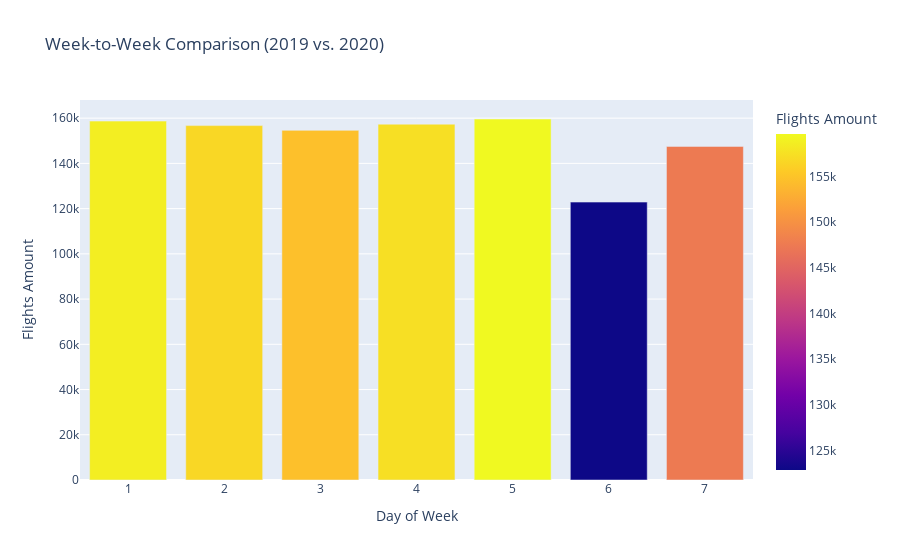

Notebook code cell kept with this figure:
### Markdown cell above
Tutaj stwórz odpowiedni wykres, zapisz do na później pod nazwą `day_to_day_comparision_fig`. Pamiętaj o dobrych praktykach - niech wykres posiada wszystkie opisy oraz opisowe etykiety osi.

### Code cell
day_to_day_comparision_fig = px.bar(day_to_day_comparision_df, 
                                     x='day_of_week', 
                                     y='flights_amount', 
                                     color='flights_amount', 
                                     barmode='group', 
                                     labels={'flights_amount': 'Flights Amount', 'day_of_week': 'Day of Week', 'year': 'Year'},
                                     title='Week-to-Week Comparison (2019 vs. 2020)')


day_to_day_comparision_fig.show()

### Figure 1 — Plotly figure (JSON) as saved in the notebook; plotly's stock layout.template omitted (floating-point values rounded to 4 significant figures)
{"data": [{"alignmentgroup": "True", "hovertemplate": "Day of Week=%{x}<br>Flights Amount=%{marker.color}<extra></extra>", "legendgroup": "", "marker": {"color": [158693, 156704, 154610, 157352, 159632, 122884, 147516], "coloraxis": "coloraxis", "pattern": {"shape": ""}}, "name": "", "offsetgroup": "", "orientation": "v", "showlegend": false, "textposition": "auto", "type": "bar", "x": [1, 2, 3, 4, 5, 6, 7], "xaxis": "x", "y": [158693, 156704, 154610, 157352, 159632, 122884, 147516], "yaxis": "y"}], "layout": {"barmode": "group", "coloraxis": {"colorbar": {"title": {"text": "Flights Amount"}}, "colorscale": [[0, "#0d0887"], [0.1111, "#46039f"], [0.2222, "#7201a8"], [0.3333, "#9c179e"], [0.4444, "#bd3786"], [0.5556, "#d8576b"], [0.6667, "#ed7953"], [0.7778, "#fb9f3a"], [0.8889, "#fdca26"], [1, "#f0f921"]]}, "legend": {"tracegroupgap": 0}, "title": {"text": "Week-to-Week Comparison (2019 vs. 2020)"}, "xaxis": {"anchor": "y", "domain": [0, 1], "title": {"text": "Day of Week"}}, "yaxis": {"anchor": "x", "domain": [0, 1], "title": {"text": "Flights Amount"}}}}
